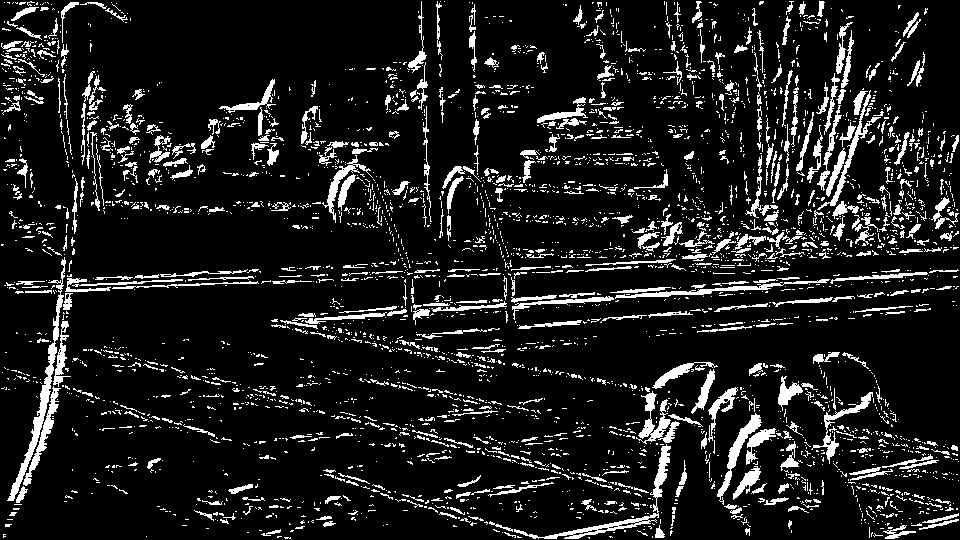
#> input picture 1-Activitie/A/img/image_GS_1_borders.png, 960 x 540 px, found by its file name
$ python erode.py
#> lines starting #> are read from the running program, lines starting #| are printed output that depends on the picture; after the words box and inside, x2 and y2 are one past the last pixel; in counts of white or black regions, pixels touching at a corner belong together

import cv2
import numpy as np

img = cv2.imread('A/img/image_GS_1_borders.png')
#> img is the input picture: shape (540, 960, 3); 11.3% white; 3784 white regions (3192 under 20 px), largest, box (x1, y1, x2, y2) and area: (7, 257, 66, 501) 1465, (514, 444, 671, 539) 1246, (636, 391, 680, 444) 814


kernel = np.ones((3, 3), np.uint8)

img_erosion = cv2.erode(img, kernel, iterations=1)
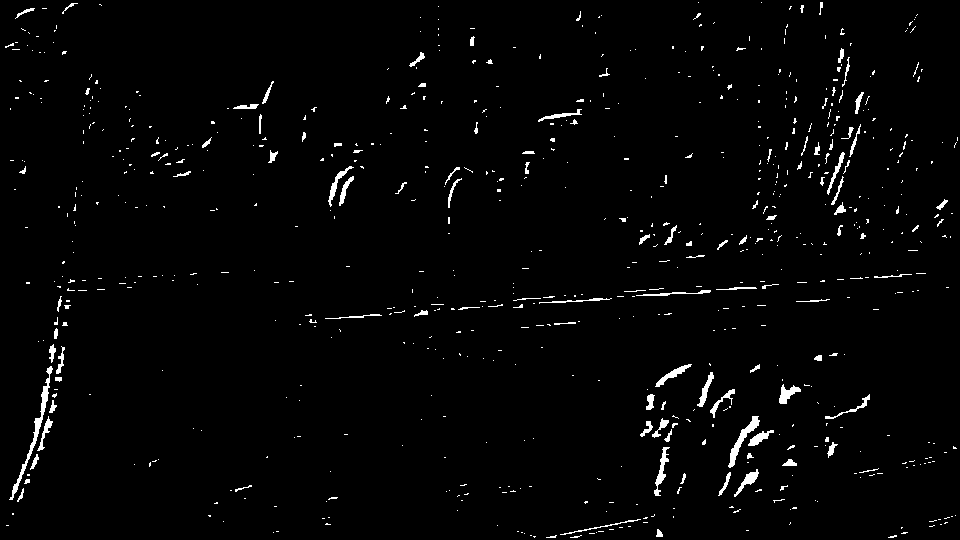
#> img_erosion: shape (540, 960, 3); 2% white; 741 white regions (632 under 20 px), largest, box (x1, y1, x2, y2) and area: (9, 366, 53, 500) 566, (728, 416, 760, 468) 381, (654, 447, 670, 496) 251
img_dilation = cv2.dilate(img_erosion, kernel, iterations=2)
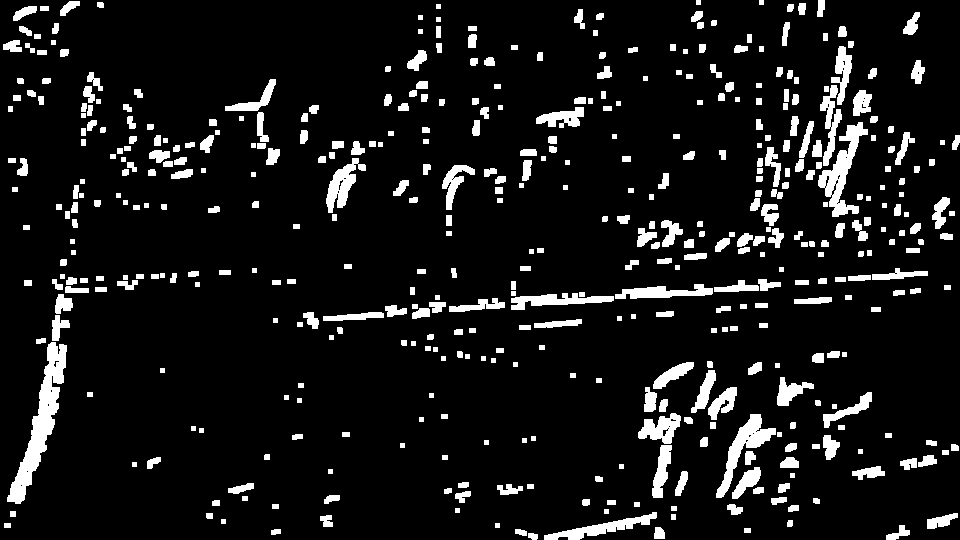
#> img_dilation: shape (540, 960, 3); 9.2% white; 472 white regions, largest, box (x1, y1, x2, y2) and area: (7, 342, 67, 504) 2869, (818, 122, 868, 217) 1649, (716, 414, 776, 498) 1345

cv2.imshow('Input', img)
cv2.imshow('Erosion', img_erosion)
cv2.imshow('Dilation', img_dilation)

cv2.waitKey(0)
